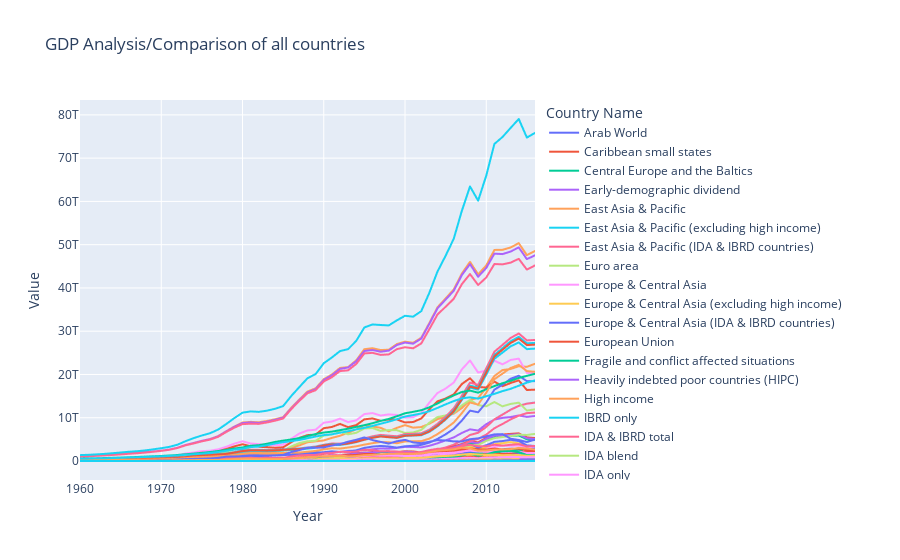

Write notebook code for a chart like this one.
### Markdown cell above
## GDP of each country

### Code cell
fig = px.line(df, x = 'Year', y = 'Value', title = 'GDP Analysis/Comparison of all countries',color = 'Country Name')
fig
